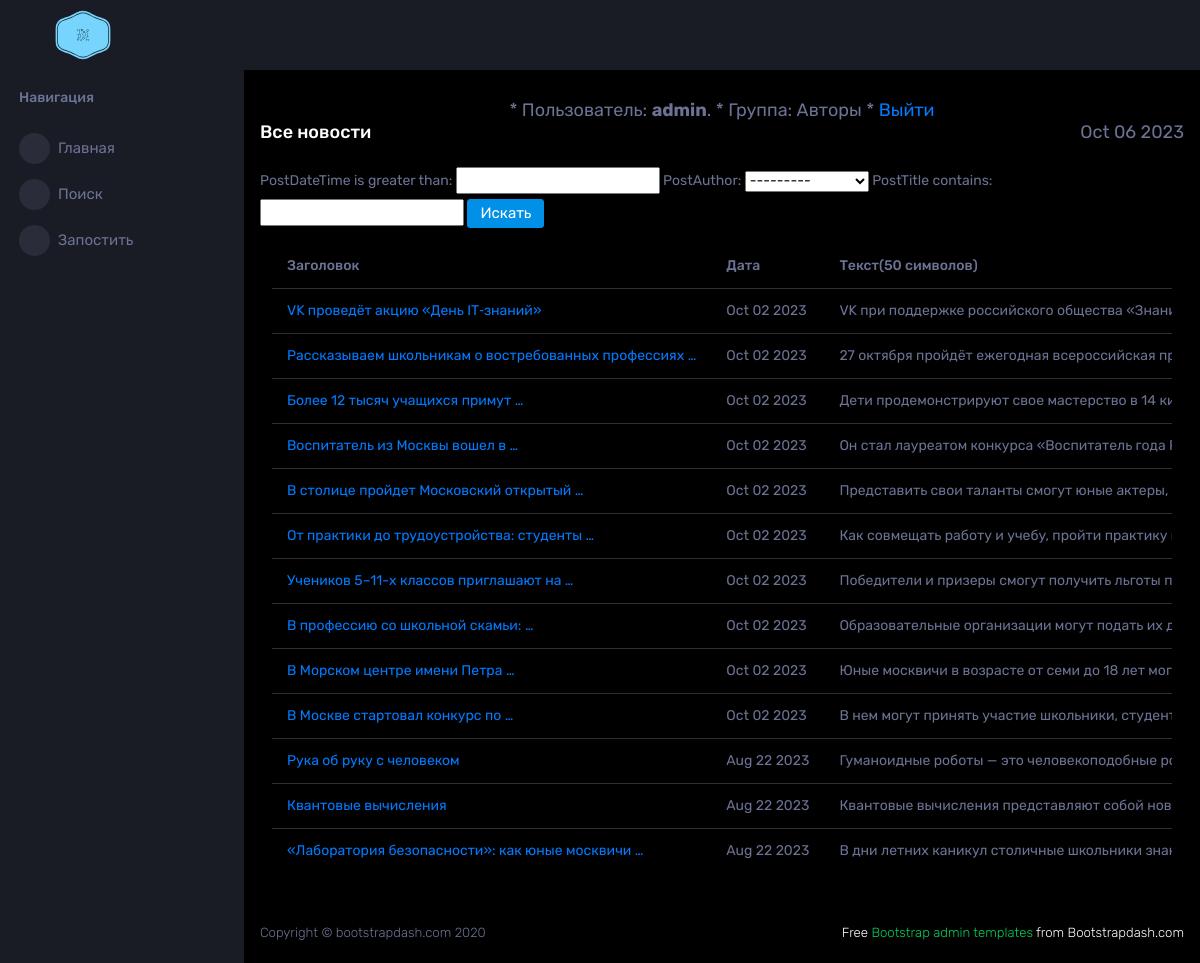
/news/search (signed in), run on the app's committed database.
### news/models.py (models this page shows, shortened)
class Post(models.Model):
    news = 'N'
    article = 'A'
    postChoice = [
        (news, 'Новость'),
        (article, 'Статья')
    ]
    postAuthor = models.ForeignKey(Author, on_delete = models.CASCADE)
    postType = models.CharField(max_length = 1, choices = postChoice, default = news)
    postDateTime = models.DateTimeField(default=timezone.now)
    postCat = models.ManyToManyField(Category, through = 'PostCategory')
    postTitle = models.CharField(max_length = 255, default = 'Заголовок')
    postBody = models.TextField(default = 'Здесь должен быть текст')
    postRate = models.IntegerField(default = 0)

### news/views.py (the view)
# urls.py: path('search', NewsSearch.as_view(), name='post_search'),
class NewsSearch(ListView):
    queryset = Post.objects.order_by("-postDateTime")
    template_name = 'newspaper/search.html'
    context_object_name = 'news'
    paginate_by = 1
    def get_context_data(self, **kwargs: Any) -> Dict[str, Any]:
        context =  super().get_context_data(**kwargs)
        context['time_now'] = timezone.localtime(timezone.now())
        context['empty'] = None
        context['filter'] = NewsFilter(self.request.GET,
                                       queryset=self.get_queryset())
        context['is_author'] = self.request.user.groups.filter(name='Authors').exists()
        return context

### news/models.py (called while the page is built)
    def __str__(self):
        return self.userModel.username

### news/templatetags/custom_filters.py (called while the page is built)
@register.filter(name='censor')
def censor(value):
    return cense(value)

### templates/newspaper/search.html (shortened to what this page needs)
{% extends 'layout/default.html' %}
{% load custom_filters %}
{% block content %}
<section class="tables">
    <div class="page-header">
        <div class=row><h1 class="page-title">Все новости</h1></div>
        <div class=row><h3 class="page-title small text-muted">{{ time_now|date:'M d Y' }}</h3></div>
    </div>
    <div class=row>
        <form method="GET">
            <p class="text-muted">
                {{ filter.form }}
                <input class="btn btn-primary" type="submit" value="Искать">
            </p>
        </form>
    </div>
    <div class="table-responsive">
        {% if news %}
            <table class="table b-table table-striped table-hover">
                <thead >
                    <th scope="col">
                        Заголовок
                    </th>
                    <th scope="col">
                        Дата
                    </th>
                    <th scope="col">
                        Текст(50 символов)
                    </th>
                </thead>
                <tbody>
                {% for post in filter.qs %}
                    <tr>
                        <td>
                            <a href="{{ post.id }}">{{ post.postTitle|truncatewords:5|censor }}</a>
                        </td>
                        <td>
                            {{ post.postDateTime|date:'M d Y' }}
                        </td>
                        <td>
                            {{ post.postBody|truncatechars:50|censor }}
                        </td>
                    </tr>
                {% endfor %}
            </table>
        {% else %}
            <h2> Новостей нет </h2>
        {% endif %}
    </div>
</section>
{% endblock content %}

### templates/layout/default.html (shortened to what this page needs)
<!DOCTYPE html>
<html lang="en">
  <head>
    {% load static %}
    <link rel="stylesheet" type="text/css" href="{% static 'css/style.css' %}">
  </head>
  <body>
    <div class="container-scroller">
      <nav class="sidebar sidebar-offcanvas" id="sidebar">
        <div class="sidebar-brand-wrapper d-none d-lg-flex align-items-center justify-content-center fixed-top">
          <a class="sidebar-brand brand-logo" href="/"><img src="{% static 'assets/images/logo.svg' %}" alt="logo" /></a>
        </div>
        <ul class="nav">
          <li class="nav-item nav-category">
            <span class="nav-link">Навигация</span>
          </li>
          <li class="nav-item menu-items">
            <a class="nav-link" href="/news/">
              <span class="menu-icon">
              </span>
              <span class="menu-title">Главная</span>
            </a>
          </li>
          <li class="nav-item menu-items">
            <a class="nav-link" href="/news/search">
              <span class="menu-icon">
              </span>
              <span class="menu-title">Поиск</span>
            </a>
          </li>
          {% if is_author %}
          <li class="nav-item menu-items">
            <a class="nav-link" href="/news/create">
              <span class="menu-icon">
              </span>
              <span class="menu-title">Запостить</span>
            </a>
          </li>
          {% endif %}
        </ul>
      </nav>
      <div class="container-fluid page-body-wrapper">
        <div class="main-panel">
          <div class="content-wrapper ">
            <div class="row justify-content-center">
              {% if request.user.is_authenticated %}
              <h3 class="page-title small text-muted">
                * Пользователь:
                <strong>{{ request.user.username }}</strong>.
                {% if is_author %}
                 * Группа: Авторы *
                {% endif %}
                <a href="/accounts/logout/"> Выйти</a>
              </h3>
              {% else %}
              <h3 class="page-title small text-muted">
                Войдите в аккаунт:
                <a href="/accounts/login/"> Войти</a>
              </h3>
              {% endif %}
            </div>
            <div class="row">
                <div class="col-lg-12">
                    {% block content %}
                    {% endblock content %}
                </div>
            </div>
        </div>
          <footer class="footer">
            <div class="d-sm-flex justify-content-center justify-content-sm-between">
              <span class="text-muted d-block text-center text-sm-left d-sm-inline-block">Copyright © bootstrapdash.com 2020</span>
              <span class="float-none float-sm-right d-block mt-1 mt-sm-0 text-center"> Free <a href="https://www.bootstrapdash.com/bootstrap-admin-template/" target="_blank">Bootstrap admin templates</a> from Bootstrapdash.com</span>
            </div>
          </footer>
        </div>
      </div>
    </div>
  </body>
</html>

### data on the page
Post: postTitle|censor "VK проведёт акцию «День IT‑знаний»", postDateTime "Oct 02 2023", postBody|censor "VK при поддержке российского общества…"
Post: postTitle|censor "Рассказываем школьникам о востребованных профессиях …", postDateTime "Oct 02 2023", postBody|censor "27 октября пройдёт ежегодная всероссийская…"
Post: postTitle|censor "Более 12 тысяч учащихся примут …", postDateTime "Oct 02 2023", postBody|censor "Дети продемонстрируют свое мастерство в 14…"
Post: postTitle|censor "Воспитатель из Москвы вошел в …", postDateTime "Oct 02 2023", postBody|censor "Он стал лауреатом конкурса «Воспитатель года…"
Post: postTitle|censor "В столице пройдет Московский открытый …", postDateTime "Oct 02 2023", postBody|censor "Представить свои таланты смогут юные актеры,…"
Post: postTitle|censor "От практики до трудоустройства: студенты …", postDateTime "Oct 02 2023", postBody|censor "Как совмещать работу и учебу, пройти практику…"
Post: postTitle|censor "Учеников 5–11-х классов приглашают на …", postDateTime "Oct 02 2023", postBody|censor "Победители и призеры смогут получить льготы…"
Post: postTitle|censor "В профессию со школьной скамьи: …", postDateTime "Oct 02 2023", postBody|censor "Образовательные организации могут подать их…"
Post: postTitle|censor "В Морском центре имени Петра …", postDateTime "Oct 02 2023", postBody|censor "Юные москвичи в возрасте от семи до 18 лет…"
Post: postTitle|censor "В Москве стартовал конкурс по …", postDateTime "Oct 02 2023", postBody|censor "В нем могут принять участие школьники,…"
Post: postTitle|censor "Рука об руку с человеком", postDateTime "Aug 22 2023", postBody|censor "Гуманоидные роботы — это человекоподобные…"
Post: postTitle|censor "Квантовые вычисления", postDateTime "Aug 22 2023", postBody|censor "Квантовые вычисления представляют собой…"
Post: postTitle|censor "«Лаборатория безопасности»: как юные москвичи …", postDateTime "Aug 22 2023", postBody|censor "В дни летних каникул столичные школьники…"

### other printed values
{{ request.user.username }} "admin"
{{ time_now|date:'M d Y' }} "Oct 06 2023"
